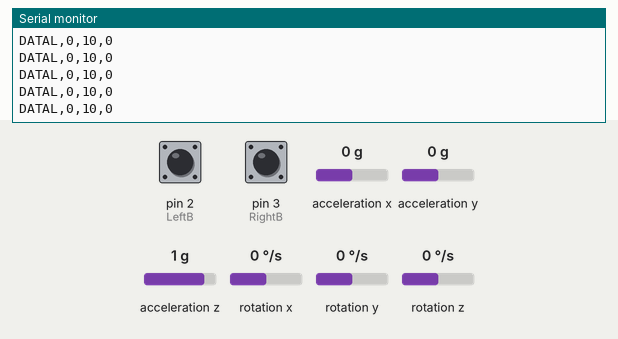
A sketch run on a simulated Arduino Uno, built with avr-gcc and run on an emulated ATmega328P. Shown: the last lines printed to the serial monitor. The test bench sets the inputs (shaded band); at power-on: acceleration x 0 g, pin 2 (LeftB) LOW, pin 3 (RightB) LOW, acceleration y 0 g, rotation z 0 °/s, acceleration z 1 g, rotation x 0 °/s, rotation y 0 °/s.

Above: at 4.2 s.
4.3 s: acceleration x set to 0.8 g
At 5.0 s:
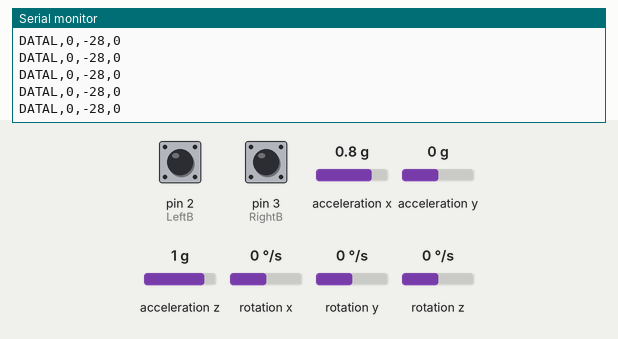
7.3 s: pin 2 (LeftB) pulled HIGH for 0.15 s
9.0 s: pin 3 (RightB) pulled HIGH for 0.15 s
At 9.22 s:
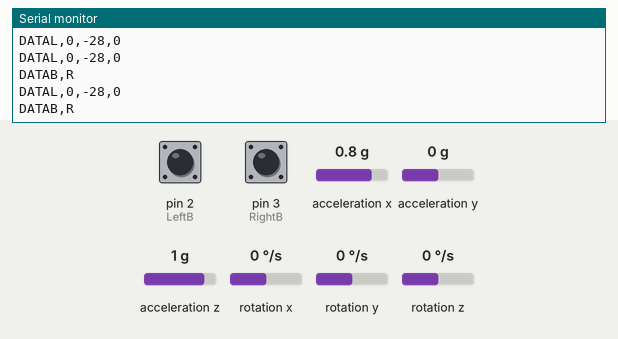
10.7 s: acceleration y set to 0.8 g
At 11.3 s:
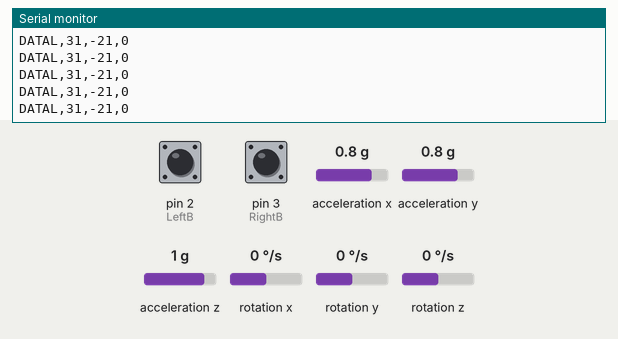
13.7 s: pin 2 (LeftB) pulled HIGH for 1 s
17.7 s: rotation z set to -192 °/s
At 18.8 s:
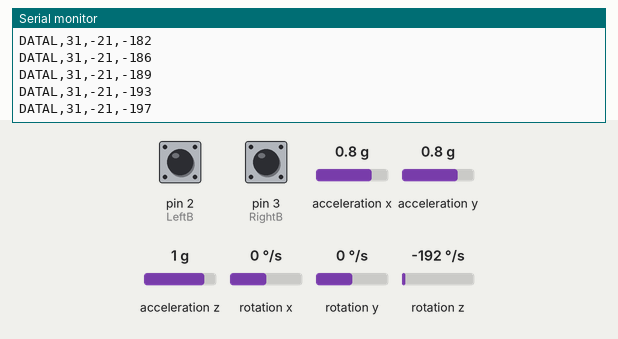
Timing chart, 0 to 20.7 s (numbered marks = the images above; inputs shaded):
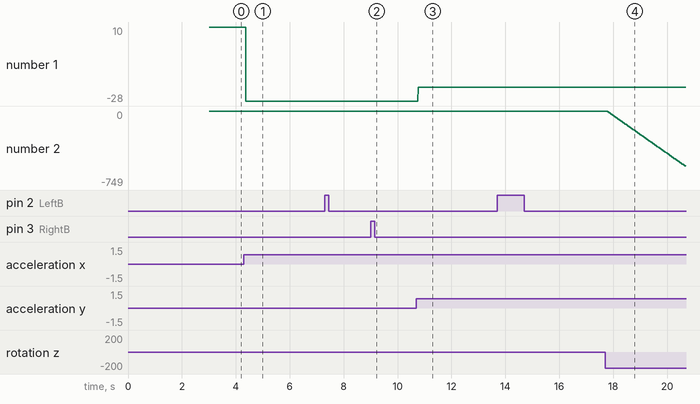

The sketch:

mpu6050beta.ino
```cpp
#include <MPU6050_tockn.h>                                    // Download and install this library https://github.com/tockn/MPU6050_tockn
#include <Wire.h>

#define LeftB     2                                           // Left Button Pin
#define RightB    3                                           // Right Button Pin                                           // Mouse Enable Button Pin
//#include   <MPU6050.h>
//#include   <Wire.h>
MPU6050 mpu6050(Wire);
int X,Y,Z;                                                    // Data Variables for mouse co-ordinates
int OX,OY,OZ;                                                 // Angle Variables for calucating gyroscope zero error

void setup() {

  Serial.begin(9600);                                       // Initialise Serial communication
  Wire.begin();                                               // Initialise I2C communication
  mpu6050.begin();                                            // Initialise Gyro communication
  Serial.println("STRTM");                                    // Identifier "STARTM" for start mouse
  mpu6050.calcGyroOffsets(true);                              // Setting Gyro offsets
  mpu6050.update();                                           // Command to calculate the sensor data before using the get command
  OX = mpu6050.getAngleX();
  OY = mpu6050.getAngleY();
  OZ = mpu6050.getAngleZ();

  pinMode(LeftB,INPUT);
  pinMode(RightB,INPUT);
//  pinMode(MouseB,INPUT);

  if(OX < 0){
    OX = OX *(-1);}
  else{
    OX = (OX-OX)-OX;}

  if(OY < 0){
    OY = (OY *(-1));}
  else{
    OY = ((OY-OY)-OY)+10;}

  if(OZ < 0){
    OZ = OZ *(-1);}
  else{
    OZ = (OZ-OZ)-OZ;}
}

void loop() {
  mpu6050.update();
  X = OX + mpu6050.getAngleX();
  Y = OY + mpu6050.getAngleY();
  Z = OZ + mpu6050.getAngleZ();


  if(digitalRead(LeftB) == HIGH){
    delay(100);
    Serial.println("DATAB,L");
  }
  if(digitalRead(RightB) == HIGH){
    delay(100);
    Serial.println("DATAB,R");
  }
   Serial.println("DATAL,"+String(X)+','+String(Y)+','+String(Z));

}
```

Measured:
- after the input at 4.3 s, the serial monitor: prints a new line after 0.07 s (image 1)
- after the input at 9.0 s, the serial monitor: prints a new line after 0.11 s (image 2)
- after the input at 10.7 s, the serial monitor: prints a new line after 0.07 s (image 3)
- after the input at 17.7 s, the serial monitor: prints a new line after 0.08 s (image 4)
- plotted number 1: 10 → -28 after the input at 4.3 s, -28 → -21 after the input at 10.7 s
- plotted number 2: 0 → -749 after the input at 17.7 s
